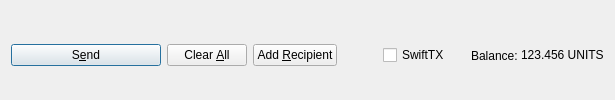
         <widget class="QFrame" name="frame_Send">
          <layout class="QHBoxLayout" name="horizontalLayout">
           <property name="bottomMargin">
            <number>0</number>
           </property>
           <item>
            <widget class="QPushButton" name="sendButton">
             <property name="minimumSize">
              <size>
               <width>150</width>
               <height>0</height>
              </size>
             </property>
             <property name="toolTip">
              <string>Confirm the send action</string>
             </property>
             <property name="text">
              <string>S&amp;end</string>
             </property>
             <property name="icon">
              <iconset resource="../units.qrc">
               <normaloff>:/icons/send</normaloff>:/icons/send</iconset>
             </property>
             <property name="autoDefault">
              <bool>false</bool>
             </property>
             <property name="default">
              <bool>true</bool>
             </property>
            </widget>
           </item>
           <item>
            <widget class="QPushButton" name="clearButton">
             <property name="sizePolicy">
              <sizepolicy hsizetype="Minimum" vsizetype="Fixed">
               <horstretch>0</horstretch>
               <verstretch>0</verstretch>
              </sizepolicy>
             </property>
             <property name="toolTip">
              <string>Clear all fields of the form.</string>
             </property>
             <property name="text">
              <string>Clear &amp;All</string>
             </property>
             <property name="icon">
              <iconset resource="../units.qrc">
               <normaloff>:/icons/remove</normaloff>:/icons/remove</iconset>
             </property>
             <property name="autoDefault">
              <bool>false</bool>
             </property>
            </widget>
           </item>
           <item>
            <widget class="QPushButton" name="addButton">
             <property name="toolTip">
              <string>Send to multiple recipients at once</string>
             </property>
             <property name="text">
              <string>Add &amp;Recipient</string>
             </property>
             <property name="icon">
              <iconset resource="../units.qrc">
               <normaloff>:/icons/add</normaloff>:/icons/add</iconset>
             </property>
             <property name="autoDefault">
              <bool>false</bool>
             </property>
            </widget>
           </item>
           <item>
            <spacer name="horizontalSpacer">
             <property name="orientation">
              <enum>Qt::Horizontal</enum>
             </property>
             <property name="sizeHint" stdset="0">
              <size>
               <width>40</width>
               <height>20</height>
              </size>
             </property>
            </spacer>
           </item>
           <item>
            <layout class="QHBoxLayout" name="horizontalLayout_2">
             <property name="spacing">
              <number>3</number>
             </property>
             <item>
              <widget class="QCheckBox" name="checkSwiftTX">
               <property name="enabled">
                <bool>true</bool>
               </property>
               <property name="minimumSize">
                <size>
                 <width>85</width>
                 <height>0</height>
                </size>
               </property>
               <property name="text">
                <string>SwiftTX</string>
               </property>
              </widget>
             </item>
             <item>
              <widget class="QLabel" name="label">
               <property name="text">
                <string>Balance:</string>
               </property>
              </widget>
             </item>
             <item>
              <widget class="QLabel" name="labelBalance">
               <property name="sizePolicy">
                <sizepolicy hsizetype="Preferred" vsizetype="Fixed">
                 <horstretch>0</horstretch>
                 <verstretch>0</verstretch>
                </sizepolicy>
               </property>
               <property name="cursor">
                <cursorShape>IBeamCursor</cursorShape>
               </property>
               <property name="text">
                <string notr="true">123.456 UNITS</string>
               </property>
               <property name="textInteractionFlags">
                <set>Qt::LinksAccessibleByMouse|Qt::TextSelectableByKeyboard|Qt::TextSelectableByMouse</set>
               </property>
              </widget>
             </item>
            </layout>
           </item>
          </layout>
         </widget>
